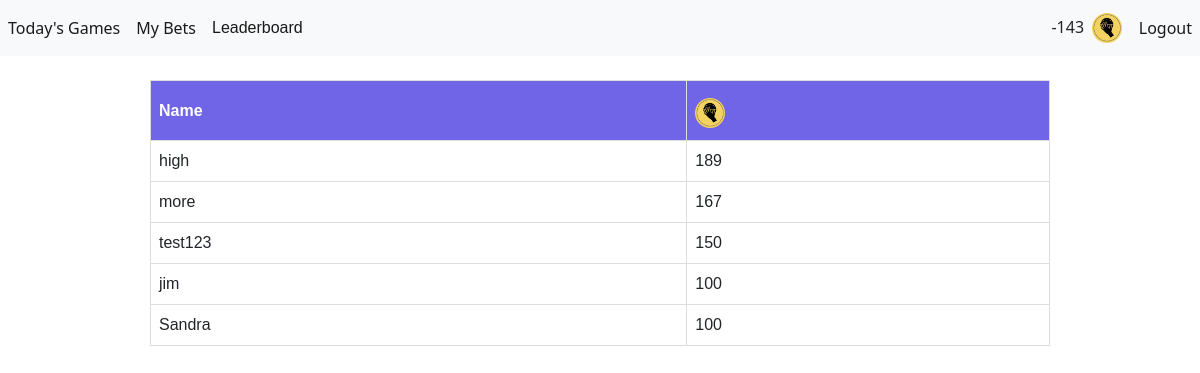
The page /leaderboard (signed in) on the database its author committed.
### app/models.py (models this page shows)
class User(db.Model, UserMixin):
    id = db.Column(db.Integer, primary_key = True)
    email = db.Column(db.String(150), unique = True)
    password = db.Column(db.String(150))
    first_name = db.Column(db.String(150))
    last_name = db.Column(db.String(150))
    swishcoins = db.Column(db.Integer, default = 100)
    bets = db.relationship('Bet')

### app/views.py (the view)
@app.route('/leaderboard')
def leaderboard():
    users = User.query.all()
    users = get_top_five_users(users)
    return render_template("leaderboard.html", user = current_user, users = users)

### app/__init__.py (called while the page is built)
@login_manager.user_loader
def load_user(id):
    return User.query.get(int(id))

### app/functions/get_top_five_users.py (called while the page is built)
def get_top_five_users(user_list):
    sorted_list = sorted(user_list, key=lambda x: x.swishcoins, reverse=True)
    if len(user_list) < 5:
        return sorted_list[:len(user_list)]
    else:
        return sorted_list[:5]

### app/templates/leaderboard.html (shortened to what this page needs)
{% extends "main/base.html" %}
{% block main %}
<link rel="stylesheet" href="{{ url_for('static', filename='css/leaderboard.css') }}">
<br>
<table id="leaderboard">
    <tr>
        <th>Name</th>
        <th><img style="max-width: 35px; max-height: 35px; padding-top: 5px" src="{{ url_for('static', filename='img/CourtsideBets_logo.png') }}"></th>
    </tr>
    {% for i in range(users|length) %}
    <tr>
        <td>
            {{ users[i].first_name}}
        </td>
        <td>
            {{users[i].swishcoins}}
        </td>
    </tr>
    {% endfor %}
</table>
{% endblock %}

### app/templates/main/base.html (shortened to what this page needs)
<!doctype html>
<html lang="en">
<head>
    <link href="https://cdn.jsdelivr.net/npm/bootstrap@5.1.3/dist/css/bootstrap.min.css" rel="stylesheet"
>
    <link rel="stylesheet" href="{{ url_for('static', filename='css/style.css') }}">
</head>
<body>
    <nav class="navbar navbar-expand-lg navbar-light bg-light">
        <div class="collapse navbar-collapse" id="navbar">
            <div class="navbar-nav">
                {% if user.is_authenticated %}
                <a class="nav-link active" style="white-space: nowrap;" id="today_games" href="/">Today's Games</a>
                <a class="nav-link active" style="white-space: nowrap;" id="my_bets" href="/my-bets">My Bets</a>
                <a class="nav-link active" style="white-space: nowrap;" id="leaderboard" href="/leaderboard">Leaderboard</a>
                {% else %}
                <a class="nav-link active" id="login" href="/login">Login</a>
                <a class="nav-link active" id="sign_up" href="/sign-up">Sign Up</a>
                {% endif %}
            </div>
        </div>
        <div class="collapse navbar-collapse" id="navbarNav">
            <ul class="navbar-nav ms-auto mb-2 mb-lg-0">
                <li style="padding-top:7px;"> {{ user.swishcoins }} &nbsp; </li>
                <li><img style="max-width: 35px; max-height: 35px; padding-top: 5px" src="{{ url_for('static', filename='img/CourtsideBets_logo.png') }}"> &nbsp; </li>
                <li><a class="nav-link active" id="logout" href="/logout">Logout</a></li>
            </ul>
            </div>
    </nav>
    <main>
        {% block main %} {% endblock %}
    </main>
</body>
</html>

### app/static/css/leaderboard.css (style rules this page uses)
#leaderboard { font-family: Arial, Helvetica, sans-serif; border-collapse: collapse; width: 75%; margin-left: auto; margin-right: auto; }
#leaderboard td, #leaderboard th { border: 1px solid #ddd; padding: 8px; }
#leaderboard th { padding-top: 12px; padding-bottom: 12px; text-align: left; background-color: #7064E7; color: white; }

### rows shown on the page
User: swishcoins "-143"
User: first_name "high", swishcoins "189"
User: first_name "more", swishcoins "167"
User: first_name "test123", swishcoins "150"
User: first_name "jim", swishcoins "100"
User: first_name "Sandra", swishcoins "100"
